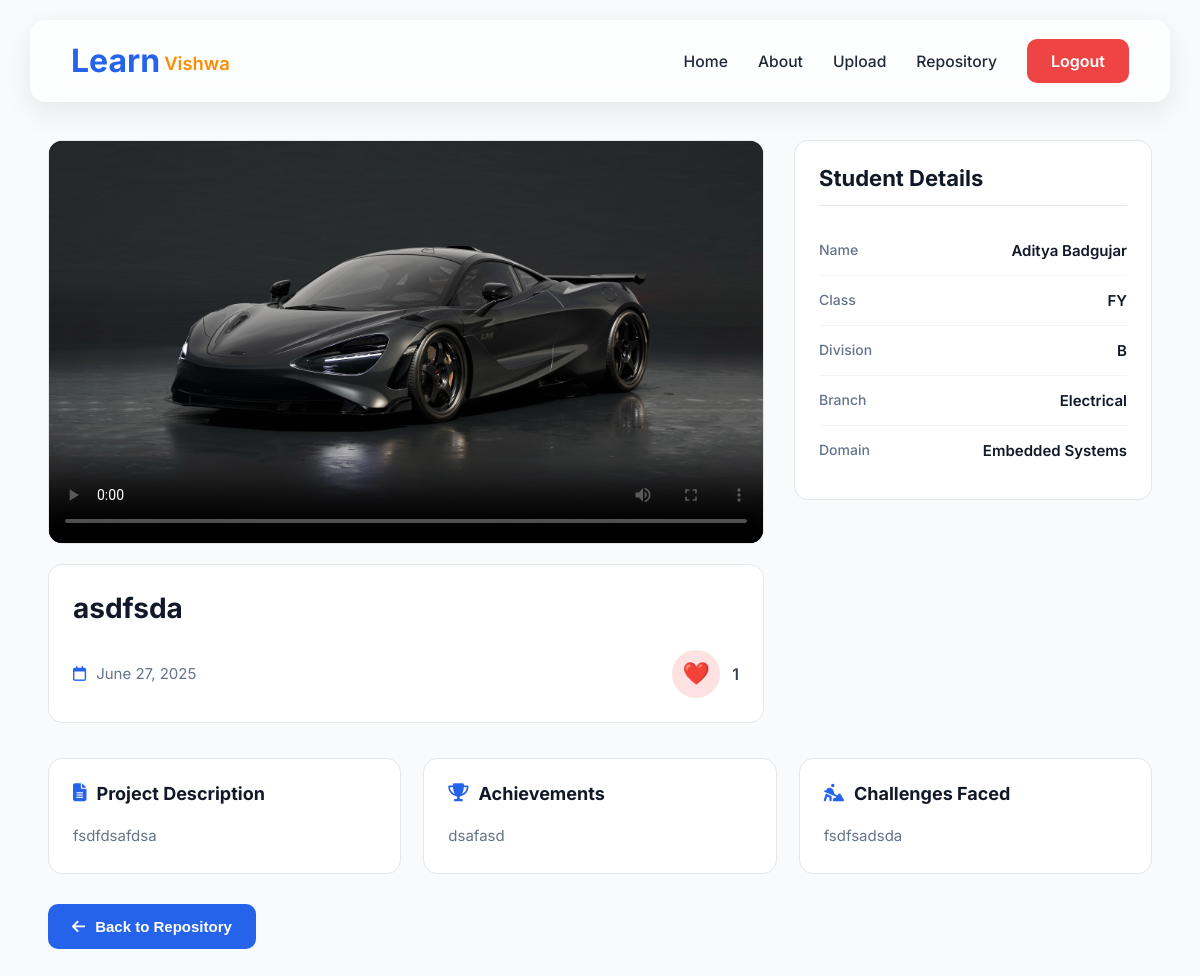
Screenshot of /Video/86 (signed in) with the database file from the repository.
### students/models.py (models this page shows)
class Student(models.Model):
    name = models.CharField(max_length=100,null=True)
    ofclass = models.CharField(max_length=100,null=True)
    division = models.CharField(max_length=100,null=True)
    branch = models.CharField(max_length=100,null=True)
    title = models.CharField(max_length=100,null=True)
    discription = models.CharField(max_length=100,null=True)
    video = models.FileField(upload_to='Video/',null=True)
    thumbnail = models.FileField(upload_to='Thumbnail/',null=True)
    academic_year = models.CharField(max_length=100,null=True)
    date = models.DateField(null=True)
    domain = models.CharField(max_length=100,null=True)
    Achievements = models.CharField(max_length=100,null=True)
    LevelofProject = models.CharField(max_length=100,null=True)
    Challenges = models.CharField(max_length=100,null=True)
    likes = models.ManyToManyField(User, related_name='liked_videos', blank=True)

### students/views.py (the view)
# urls.py: path('Video/<studid>', views.video_page, name='Video'),
@login_required
@login_required(login_url='Login')
def video_page(request, studid):
    try:
        student_obj = Student.objects.get(id=studid)
        liked = student_obj.likes.filter(id=request.user.id).exists()
        return render(request, 'Video.html', {'student_obj': student_obj ,'liked': liked})
    except Student.DoesNotExist:
        messages.error(request, 'Student not found.')
        return redirect('Repository')

### templates/Video.html (shortened to what this page needs)
<!doctype html>
<html lang="en">
  <head>
    {% load static %}
    <link rel="stylesheet" href="{% static 'css/video.css' %}" />
    <link
      rel="stylesheet"
      href="https://cdnjs.cloudflare.com/ajax/libs/font-awesome/6.5.2/css/all.min.css"
    />
  </head>
  <body>
    {% include "Navbar.html" %}
    <section class="videoPage">
      <div class="videoSection">
        <div class="videoPlayer">
          <video
            src="{{ student_obj.video.url }}"
            poster="{{ student_obj.thumbnail.url }}"
            controls
            autoplay
          ></video>
        </div>
        <div class="videoContent">
          <h1>{{ student_obj.title }}</h1>
          <div class="videoMeta">
            <div class="videoDate">
              <i class="fa-regular fa-calendar"></i>
              <span> {{ student_obj.date }} </span>
            </div>
            <form
              action="{% url 'video_like' student_obj.id %}"
              method="post"
              class="likeContainer"
            >
              <button
                id="like-btn"
                type="button"
                data-studid="{{ student_obj.id }}"
                data-liked="{% if liked %}true{% else %}false{% endif %}"
              >
                <span id="like-icon">
                </span>
              </button>
              <span id="like-count"> {{ student_obj.likes.count }} </span>
            </form>
          </div>
        </div>
      </div>
      <aside class="studentCard">
        <h2>Student Details</h2>
        <div class="detail">
          <span>Name</span>
          <strong>{{ student_obj.name }}</strong>
        </div>
        <div class="detail">
          <span>Class</span>
          <strong>{{ student_obj.ofclass }}</strong>
        </div>
        <div class="detail">
          <span>Division</span>
          <strong>{{ student_obj.division }}</strong>
        </div>
        <div class="detail">
          <span>Branch</span>
          <strong>{{ student_obj.branch }}</strong>
        </div>
        <div class="detail">
          <span>Domain</span>
          <strong>{{ student_obj.domain }}</strong>
        </div>
      </aside>
    </section>
    <section class="projectDetails">
      <div class="detailsGrid">
        <div class="detailCard">
          <h3>
            <i class="fa-solid fa-file-lines"></i>
            Project Description
          </h3>
          <p>{{ student_obj.discription }}</p>
        </div>
        <div class="detailCard">
          <h3>
            <i class="fa-solid fa-trophy"></i>
            Achievements
          </h3>
          <p>{{ student_obj.Achievements }}</p>
        </div>
        <div class="detailCard">
          <h3>
            <i class="fa-solid fa-person-digging"></i>
            Challenges Faced
          </h3>
          <p>{{ student_obj.Challenges }}</p>
        </div>
      </div>
      <div class="pageActions">
        <button type="button" class="backButton" onclick="goBack()">
          <i class="fa-solid fa-arrow-left"></i>
          Back to Repository
        </button>
      </div>
    </section>
  </body>
</html>

### static/css/video.css (style rules this page uses)
* { margin: 0; padding: 0; box-sizing: border-box; }
body { font-family: "Inter", sans-serif; background: #f8fafc; color: #1f2937; }
.videoPage { width: 92%; max-width: 1400px; margin: 140px auto 35px; display: grid; grid-template-columns: 2fr 1fr; gap: 30px; align-items: start; }
.videoSection { display: flex; flex-direction: column; gap: 20px; }
.videoPlayer { background: #000; border-radius: 14px; overflow: hidden; border: 1px solid #e5e7eb; }
.videoPlayer video { width: 100%; display: block; aspect-ratio: 16/9; background: #000; object-fit: contain; }
.videoContent { background: #fff; border: 1px solid #e5e7eb; border-radius: 14px; padding: 24px; }
.videoContent h1 { font-size: 28px; font-weight: 700; line-height: 1.4; margin-bottom: 22px; color: #111827; }
.videoMeta { display: flex; justify-content: space-between; align-items: center; gap: 20px; flex-wrap: wrap; }
.videoDate { display: flex; align-items: center; gap: 10px; color: #64748b; font-size: 15px; }
.videoDate i { color: #2563eb; }
.likeContainer { display: flex; align-items: center; gap: 12px; }
#like-btn { width: 48px; height: 48px; border: none; border-radius: 50%; background: #f3f4f6; display: flex; justify-content: center; align-items: center; cursor: pointer; font-size: 22px; transition: 0.25s; }
#like-btn.liked { background: #fee2e2; }
#like-count { font-size: 16px; font-weight: 600; color: #374151; }
.studentCard { background: #ffffff; border: 1px solid #e5e7eb; border-radius: 14px; padding: 24px; position: sticky; top: 120px; }
.studentCard h2 { font-size: 22px; font-weight: 700; color: #111827; margin-bottom: 20px; padding-bottom: 14px; border-bottom: 1px solid #e5e7eb; }
.detail { display: flex; justify-content: space-between; align-items: flex-start; gap: 20px; padding: 15px 0; border-bottom: 1px solid #f1f5f9; }
.detail:last-child { border-bottom: none; }
.detail span { color: #64748b; font-size: 14px; font-weight: 500; }
.detail strong { color: #111827; font-size: 15px; font-weight: 600; text-align: right; word-break: break-word; }
.projectDetails { width: 92%; max-width: 1400px; margin: 20px auto 60px; }
.detailsGrid { display: grid; grid-template-columns: repeat(3, 1fr); gap: 22px; }
.detailCard { background: #ffffff; border: 1px solid #e5e7eb; border-radius: 14px; padding: 24px; }
.detailCard h3 { display: flex; align-items: center; gap: 10px; margin-bottom: 18px; font-size: 18px; color: #111827; }
.detailCard h3 i { color: #2563eb; }
.detailCard p { color: #64748b; font-size: 15px; line-height: 1.8; white-space: pre-wrap; word-break: break-word; }
.pageActions { margin-top: 30px; display: flex; justify-content: flex-start; }
.backButton { display: flex; align-items: center; gap: 10px; border: none; border-radius: 10px; padding: 14px 24px; background: #2563eb; color: #ffffff; font-size: 15px; font-weight: 600; cursor: pointer; transition: 0.25s ease; }
.backButton i { transition: 0.25s; }

### static/css/Navbar.css (style rules this page uses)
*, *::before, *::after { margin: 0; padding: 0; box-sizing: border-box; }
:root { --primary: #2563eb; --primary-hover: #1d4ed8; --orange: #ff8c00; --text: #1f2937; --light-text: #6b7280; --white: rgba(255, 255, 255, 0.8); --shadow: 0 10px 30px rgba(0, 0, 0, 0.08); --radius: 16px; }
body { font-family: "Inter", sans-serif; }

### rows the page displays
Student: title "asdfsda", date "June 27, 2025", likes.count "1", name "Aditya Badgujar", ofclass "FY", division "B", branch "Electrical", domain "Embedded Systems", discription "fsdfdsafdsa", Achievements "dsafasd", Challenges "fsdfsadsda"
